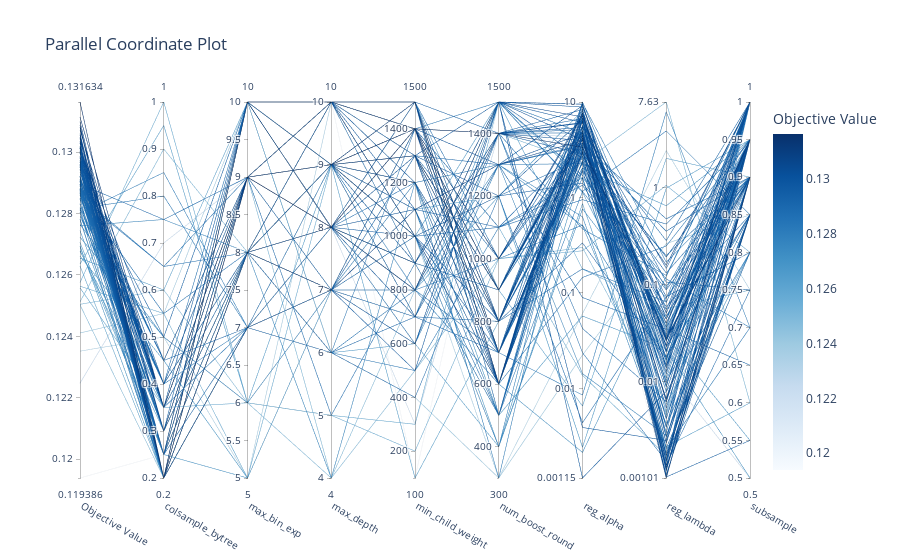

Notebook cell for this chart:
### Code cell
plot_parallel_coordinate(study)

### Figure 1 — Plotly figure (JSON) as saved in the notebook; plotly's stock layout.template omitted (floating-point values rounded to 4 significant figures; data arrays with more than 128 entries replaced by an {"elided": "..."} marker saying what was removed)
{"data": [{"dimensions": [{"label": "Objective Value", "range": [0.1194, 0.1316], "values": {"elided": "134 float values"}}, {"label": "colsample_bytree", "range": [0.2, 1], "values": {"elided": "134 float values"}}, {"label": "max_bin_exp", "range": [5, 10], "values": {"elided": "134 int values"}}, {"label": "max_depth", "range": [4, 10], "values": {"elided": "134 int values"}}, {"label": "min_child_weight", "range": [100, 1500], "values": {"elided": "134 int values"}}, {"label": "num_boost_round", "range": [300, 1500], "values": {"elided": "134 int values"}}, {"label": "reg_alpha", "range": [-2.938, 0.9999], "ticktext": ["0.00115", "0.01", "0.1", "1", "10"], "tickvals": [-2.938, -2, -1, 0, 0.9999], "values": {"elided": "134 float values"}}, {"label": "reg_lambda", "range": [-2.995, 0.8824], "ticktext": ["0.00101", "0.01", "0.1", "1", "7.63"], "tickvals": [-2.995, -2, -1, 0, 0.8824], "values": {"elided": "134 float values"}}, {"label": "subsample", "range": [0.5, 1], "values": {"elided": "134 float values"}}], "labelangle": 30, "labelside": "bottom", "line": {"color": {"elided": "134 float values"}, "colorbar": {"title": {"text": "Objective Value"}}, "colorscale": [[0, "rgb(247,251,255)"], [0.125, "rgb(222,235,247)"], [0.25, "rgb(198,219,239)"], [0.375, "rgb(158,202,225)"], [0.5, "rgb(107,174,214)"], [0.625, "rgb(66,146,198)"], [0.75, "rgb(33,113,181)"], [0.875, "rgb(8,81,156)"], [1, "rgb(8,48,107)"]], "reversescale": false, "showscale": true}, "type": "parcoords"}], "layout": {"autosize": true, "title": {"text": "Parallel Coordinate Plot"}}}
